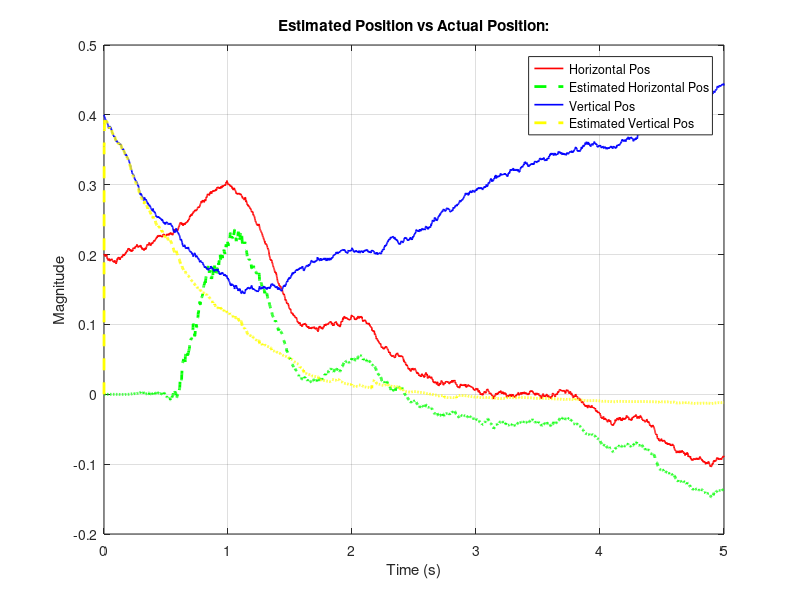
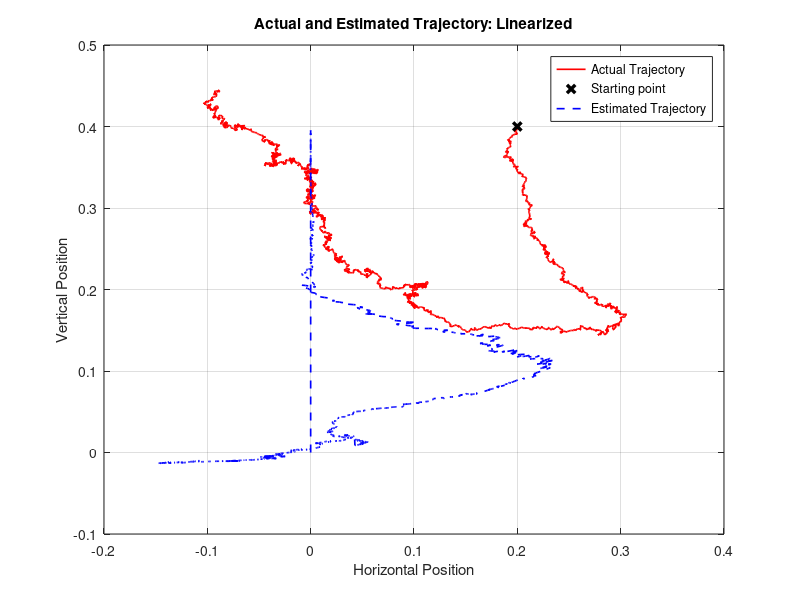
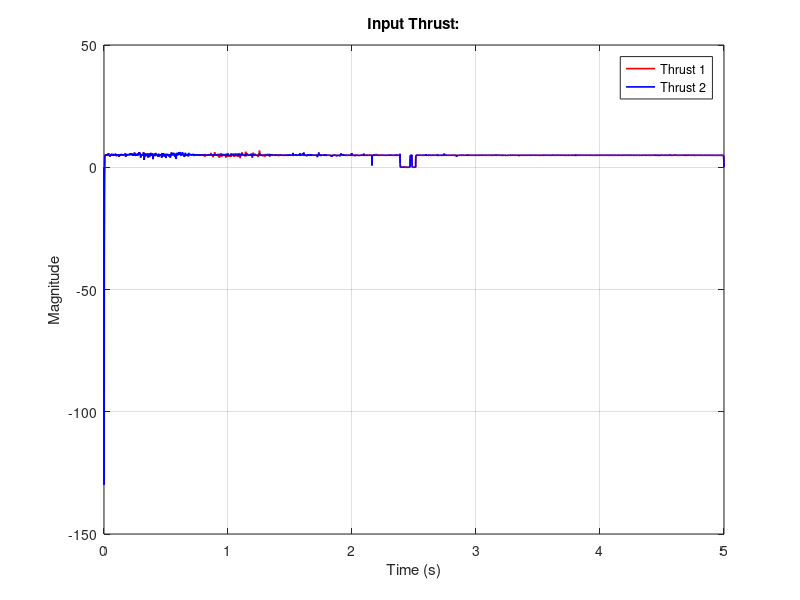
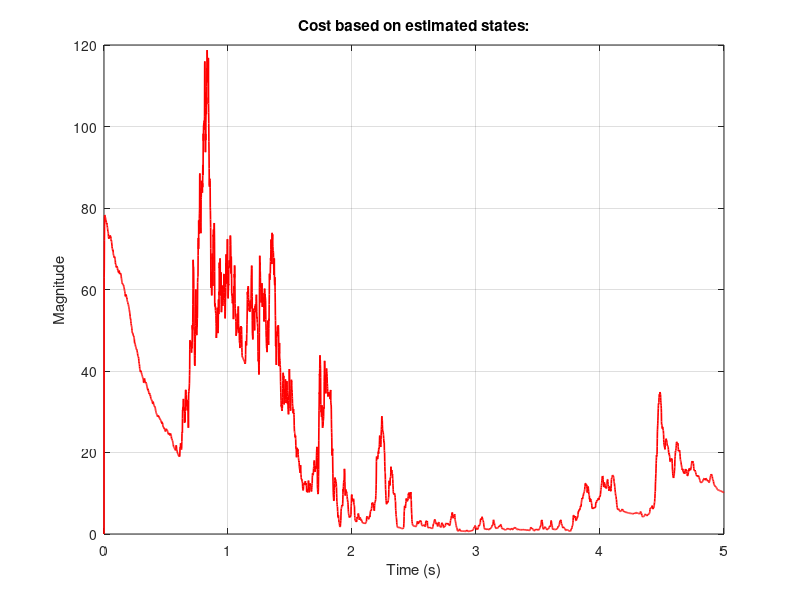

These figures' MATLAB source, in order:
% This script runs an LQR based controller with LQ State Estimation for
% Hovering of the drone at (10,5). MORE REALISTIC STATE DISTURBANCE.
clear all; close all; clc;

%% PARAMETRS:

% Simulation Parameters:
t         = 5;          % Length of simulation.
dt        = 0.001;         % Step size.
N         = t/dt + 1;     % Number of steps.
T         = 0:dt:t;       % This is our time series vector.

g         = 9.81;         % Acceleration due to gravity.

% State Disturbance Formulation:
% Here we want to create a state disturbance vector which is as long as the
% number of steps.
mu1        = zeros(6,1); % Gaussian/"white"
sigma1     = zeros(6,6,N); % Covariance of the disturbance through time.
for i = 1:N
        sigma1(:,:,i)     = diag(diag(rand(6))); % Randomized correlated covariance
                                                 % at every time step.
end
% Observation Noise Formulation:
% Similar to the previous one.
mu2        = zeros(2,1); % Gaussian/"white".
sigma2     = zeros(2,2,N); % Covariance of noise at each time.

for i = 1:N
    sigma2(:,:,i)     = diag(diag(rand(2))); % Randomized uncorrelated covariance
                                         % at every time step.
end

%% STATE-SPACE:
m = 3; % Number of inputs.
n = 6; % Number of states.
q = 2; % Number of observations.

% Initializing our system matrices:
Abar = zeros(6,6,N);
Bbar = zeros(6,3,N);
Cbar = zeros(2,6,N);

% Nominal inputs for our Vertical climbing:
% From the solution of a 5th order polynomial we have obtained our inputs
% as a function of time for our non-equilibrium trajectory:
unom = 9.81*ones(3,1,N);
unom(1,1,:) = 0.0048*T.^4 + 0.144*T.^3 - 1.32*T.^2 + 2.4*T + g/2;
unom(2,1,:) = 0.0048*T.^4 + 0.144*T.^3 - 1.32*T.^2 + 2.4*T + g/2;
% This input raises the drone which is initially at rest (1,0). Then brings
% it to 10m vt pos in 5 seconds.
% Now we have inputs of the required format.

for i = 1:N
    % Finding the state space representation at each time instant:
    s = dt*i; % Current time instant.
    
    Abar(:,:,i) = [zeros(3,3),eye(3,3); % Discretized system matrix.
       zeros(1,6);
       unom(1,1,i)+unom(2,1,i),0,0,0,-0.1,0;
       0,0,0,0,0,-0.1];

    Abar(:,:,i) = eye(6,6) + Abar(:,:,i)*dt; % 1st order approximation of Ad.

    Bbar(:,:,i) = [zeros(3,3);
            100,-100,0;
            zeros(1,3);
            1,1,-1];

    Bbar(:,:,i) = Bbar(:,:,i)*dt; % 1st order approximation of Bd.
    
    % Horizontal position at time s:
    H = 1; % The drone is climbing in the vertical direction. In the ideal
           % case there won't be deviation in the non-equi traj.
    V = 0.8*s^3 - 0.24*s^4 + 0.0192*s^5;

    Cbar(:,:,i) = [0, V^2/((H^2+V^2)^1.5), -H*V/((H^2+V^2)^1.5), 0, 0, 0;
        0, -H*V/((H^2+V^2)^1.5), H^2/((H^2+V^2)^1.5), 0, 0, 0];
end

% Let us initialize our variables and matrices:
Ot = zeros(6,6,N);
O  = zeros(6,6,N);
L = zeros(6,2,N); % Kalman gain.

A = zeros(6,6,N);
B = zeros(6,3,N);
B62 = zeros(n,m-1,N); % Time-series of truncated input matrix.
% Only this matrix will be used for the input computation.
C = zeros(2,6,N);

% Initialization of variables:
% Let our Linearization start exactly on the optimal trajectory:
x   = zeros(n,1,N); % Actual state.
xhat= zeros(n,1,N); % Estimated state.
y   = zeros(q,1,N); % Actual Observation.
yhat= zeros(q,1,N); % Predicted observation.
delta = zeros(n,1,N); % State disturbance.
eta = zeros(q,1,N); % Observation noise.
u = zeros(m,1,N);   % Time-series of applied input.

% Nominal States for Vertical climbing:
H = ones(1,N); Theta = zeros(1,N); V = 0.8*T.^3 - 0.24*T.^4 + 0.0192*T.^5;
H_t = zeros(1,N); V_t = 2.4*T.^2 - 0.96*T.^3 + 0.096*T.^4; T_t = zeros(1,N);
xnom = [Theta; H; V; T_t; H_t; V_t];


% Linearization states initial condition:
% The linearized (1st order approximated) coordinate system moves on top
% of the nominal trajectory. Hence, if we are not perfectly on the nominal
% trajectory at the starting point, then:
x(:,1,1) = zeros(6,1);
x(2,1,1) = 0.2; % 20cms away in Hz direction.
x(3,1,1) = 0.4; % 20cms away in Vt direction.

K = zeros(m-1,n,N); % Coefficient of Optimal input. Third state unc!! 2x6
P = zeros(n,n,N); % Coefficient of Optimal cost.
J = zeros(1,N);   % Our scalar cost at each time.
Q = zeros(n,n,N)*dt; % State-Cost time series.
R = zeros(m,m,N)*dt; % Input-Cost time series.
R22 = zeros(m-1,m-1,N)*dt; % Input-comp-Cost time series. 2x2

%% LQR BASED COST:
% Here we will describe the LQR associated cost matrices and they will
% remain constant throught the control time horizon. Meaning our control
% objective will not change during the simulation.

q = (1000)*eye(n,n); % Cost associated with state deviation;
r = 0.001*eye(m,m);    % Cost associated with input usage;
                       % Third input is uncontrollable.
r(3,3) = 0;
% Basically, I am choosing to penalize deviation from optimal state 10^4
% more than input usage.

p =(1000)*eye(n,n); % Final/Terminal state cost.

%% INPUT AND COST COEFFICIENT COMPUTATION:
% Iteratively find our value for P and K matrix backwards:
for i = N:-1:1
    if i == N
        P(:,:,i) = p; % Cost associated with final state.
        K(:,:,i) = zeros(m-1,n); % Optimal input coefficient at final time.
    else
        Q(:,:,i) = q*dt; % Discretized Q and R.
        R(:,:,i) = r*dt;
        R22(:,:,i) = R(1:m-1,1:m-1,i); % Computing recursive block.
        A(:,:,i) = Abar(:,:,i);
        B(:,:,i) = Bbar(:,:,i);
        B62(:,:,i) = Bbar(:,1:m-1,1);
        
        K(:,:,i) = (R22(:,:,i) + transpose(B62(:,:,i))*P(:,:,i+1)*B62(:,:,i))\...
        transpose(B62(:,:,i))*P(:,:,i+1)*A(:,:,i);
        P(:,:,i) = transpose(A(:,:,i) - B62(:,:,i)*K(:,:,i))*P(:,:,i+1)*(A(:,:,i)...
        - B62(:,:,i)*K(:,:,i)) + transpose(K(:,:,i))*R22(:,:,i)*K(:,:,i) + Q(:,:,i);
    end
end

%% KALMAN GAIN AND COVARIANCE COMPUTATION:
% Iteratively find our value for L and O matrix forward in time:
for i = 1:N
    if i == 1
        % Initially:
        C(:,:,i) = Cbar(:,:,i);
        Rbar = inv(sigma1(:,:,i));
        Ot(:,:,i) = Rbar; % Covariance of initial state disturbance.
        Qbar = inv(sigma2(:,:,i)); % Covariance of observation noise.
        % Find the Kalman gain:
        L(:,:,i)  = Ot(:,:,i)*transpose(C(:,:,i))/...
            (Qbar + C(:,:,i)*Ot(:,:,i)*transpose(C(:,:,i)));
        % Update state Covariance:
        O(:,:,i) = (eye(6,6)-L(:,:,i)*C(:,:,i))*Ot(:,:,i)*...
            transpose((eye(6,6)-L(:,:,i)*C(:,:,i))) + L(:,:,i)*Qbar*...
            transpose(L(:,:,i));
    else
        C(:,:,i) = Cbar(:,:,i);
        Rbar = inv(sigma1(:,:,i));
        Ot(:,:,i) = A(:,:,i-1)*O(:,:,i-1)*transpose(A(:,:,i-1))...
            + Rbar;
        Qbar = inv(sigma2(:,:,i));
        L(:,:,i)  = Ot(:,:,i)*transpose(C(:,:,i))/...
            (Qbar + C(:,:,i)*Ot(:,:,i)*transpose(C(:,:,i)));
        O(:,:,i) = (eye(6,6)-L(:,:,i)*C(:,:,i))*Ot(:,:,i)*...
            transpose((eye(6,6)-L(:,:,i)*C(:,:,i))) + L(:,:,i)*Qbar*...
            transpose(L(:,:,i));
    end
end

% Now we have both our Kalman Gain and Input coefficient for the whole time
% horizon.

%% SIMULATION:
for i = 1:N
    if i == 1
        % Intially we will have our observation. Calculating noise:
        eta(:,1,i) = 0.0001*mvnrnd(mu2,sigma2(:,:,i)); % Obs Noise.
        delta(:,1,i) = 0.001*mvnrnd(mu1,sigma1(:,:,i)); % State Disturbance.
        % This is like our first state disturbance.
        x1 = x(:,1,i) + delta(:,1,i);
        % Deterministic system dynamics:
        y(:,1,i) = C(:,:,i)*x1 + eta(:,1,i); % Actual Observation based on
                                             % perturbed initial state.
        yhat(:,1,i)= C(:,:,i)*x(:,1,i); % Observation prediction from knowledge.
        % Estimation system dynamics:
        xhat(:,1,i) = L(:,:,i)*(y(:,1,i)-yhat(:,1,i)); % Initial state estimate
        % based on knowledge and observation after state disturbance.
        % Input computation from estimated state:
        u(1:m-1,1,i) = -K(:,:,i)*xhat(:,1,i); % Saying I perfectly know my intial state.
        u(m,1,i)     = 9.81; % Uncontrolled g! 3rd input.
        J(1,i)   = 0.5*transpose(xhat(:,1,i))*P(:,:,i)*xhat(:,1,i);
        if ((xhat(3,1,i) > -10^(-2)) && (xhat(3,1,i) < 10^(-2))) && (xhat(2,1,i) > -10^(-2)) && (xhat(2,1,i) < 10^(-2))
            u(m,1,i) = 0;
        end
    else
        % From second time-step we have to do our shit!
        eta(:,1,i) = 0.0001*mvnrnd(mu2,sigma2(:,:,i)); % Obs Noise.
        delta(:,1,i) = 0.001*mvnrnd(mu1,sigma1(:,:,i)); % State Disturbance.
        % Deterministic system dynamics:
        x(:,1,i) = A(:,:,i-1)*x(:,1,i-1) + B(:,:,i-1)*u(:,:,i-1) + delta(:,1,i); % Actual State with disturbance.
        y(:,1,i) = C(:,:,i)*x(:,1,i) + eta(:,1,i); % Actual Observation.
        % Estimation system dynamics:
        yhat(:,1,i) = C(:,:,i)*(A(:,:,i-1)*xhat(:,1,i-1) + B(:,:,i-1)*u(:,:,i-1)); % Observation prediction.
        xhat(:,1,i) = A(:,:,i-1)*xhat(:,1,i-1) + B(:,:,i-1)*u(:,:,i-1) +...
            L(:,:,i)*(y(:,1,i)-yhat(:,1,i)); 
        % State prediction from previous state estimate.
        % Input computation from estimated state:
        u(1:m-1,1,i) = -K(:,:,i)*xhat(:,1,i); % Calculating intial optimal input.
        u(m,1,i)     = 9.81; % Uncontrolled g! 3rd input.
        J(1,i)   = 0.5*transpose(xhat(:,1,i))*P(:,:,i)*xhat(:,1,i);
        if ((xhat(3,1,i) > -10^(-2)) && (xhat(3,1,i) < 10^(-2))) && (xhat(2,1,i) > -10^(-2)) && (xhat(2,1,i) < 10^(-2))
            u(m,1,i) = 0;
        end
    end
end

%% RETRIEVING DATA:

theta = zeros(1,N);
H = zeros(1,N);
V = zeros(1,N);
t_t = zeros(1,N);
H_t = zeros(1,N);
V_t = zeros(1,N);
x1 = zeros(n,N);
u1 = zeros(m,N);

He = zeros(1,N);
Ve = zeros(1,N);
T1= zeros(1,N); % Input 1 - Thrust 1.
T2= zeros(1,N); % Input 2 - Thrust 2.

for j = 1:N
    H(1,j) = x(2,1,j); % Horizontal position of drone.
    V(1,j) = x(3,1,j); % Vertical position of drone.
    theta(1,j) = x(1,1,j); % Horizontal position of drone.
    t_t(1,j) = x(4,1,j); % Angular velocity of drone.
    H_t(1,j) = x(5,1,j); % Horizontal velocity of drone.
    V_t(1,j) = x(6,1,j); % Vertical velocity of drone.
    x1(:,j) = [theta(1,j),H(1,j),V(1,j),t_t(1,j),H_t(1,j),V_t(1,j)]';
    He(1,j) = xhat(2,1,j); % Horizontal position of drone. EST
    Ve(1,j) = xhat(3,1,j); % Vertical position of drone. EST
    T1(1,j)= u(1,1,j); % Total drone Left thrust.
    T2(1,j)= u(2,1,j); % Total drone Right thrust.
    u1(:,j)= [T1(1,j),T2(1,j),g]';
end

%% ESTIMATING THE TRAJECTORY TAKEN BY THE CNL SYSTEM:
xCNL = xnom + x1;
uCNL = unom + u1;

%% PLOTTING THE RESULTS:

% Actual state vs Estimate state:
figure()
plot(T,H,'r','LineWidth',1.2);
grid on; hold on;
plot(T,He,'g--','LineWidth',2);
plot(T,V,'b','LineWidth',1.2);
plot(T,Ve,'y--','LineWidth',2);
xlabel('Time (s)');
ylabel('Magnitude');
title('Estimated Position vs Actual Position:');
legend('Horizontal Pos','Estimated Horizontal Pos','Vertical Pos','Estimated Vertical Pos');

% Trajectory taken by the drone:
figure()
plot(H,V,'r','LineWidth',1.2);
grid on; hold on;
plot(H(1),V(1),'kx','LineWidth',2.5);
plot(He,Ve,'b--','LineWidth',1.2);
xlabel('Horizontal Position');
ylabel('Vertical Position');
title('Actual and Estimated Trajectory: Linearized');
legend('Actual Trajectory','Starting point','Estimated Trajectory');

% Variation of Inputs:
figure()
plot(T,T1,'r','LineWidth',1.2);
grid on; hold on;
plot(T,T2,'b','LineWidth',1.2);
xlabel('Time (s)');
ylabel('Magnitude');
title('Input Thrust:');
legend('Thrust 1','Thrust 2');

% Variation of Cost with the Estimated states:
figure()
plot(T,J,'r','LineWidth',1.2);
grid on;
xlabel('Time (s)');
ylabel('Magnitude');
title('Cost based on estimated states:')

%% PLOTS FOR THE CNL:

figure()
plot(xCNL(2,:),xCNL(3,:),'r','LineWidth',1.2);
grid on; hold on;
plot(xCNL(2,1),xCNL(3,1),'kx','LineWidth',2);
xlabel('Horizontal Position of Drone');
ylabel('Vertical Position of Drone');
title('CNL Trajectory: Hovering');
legend('Trajectory','Starting Point');
